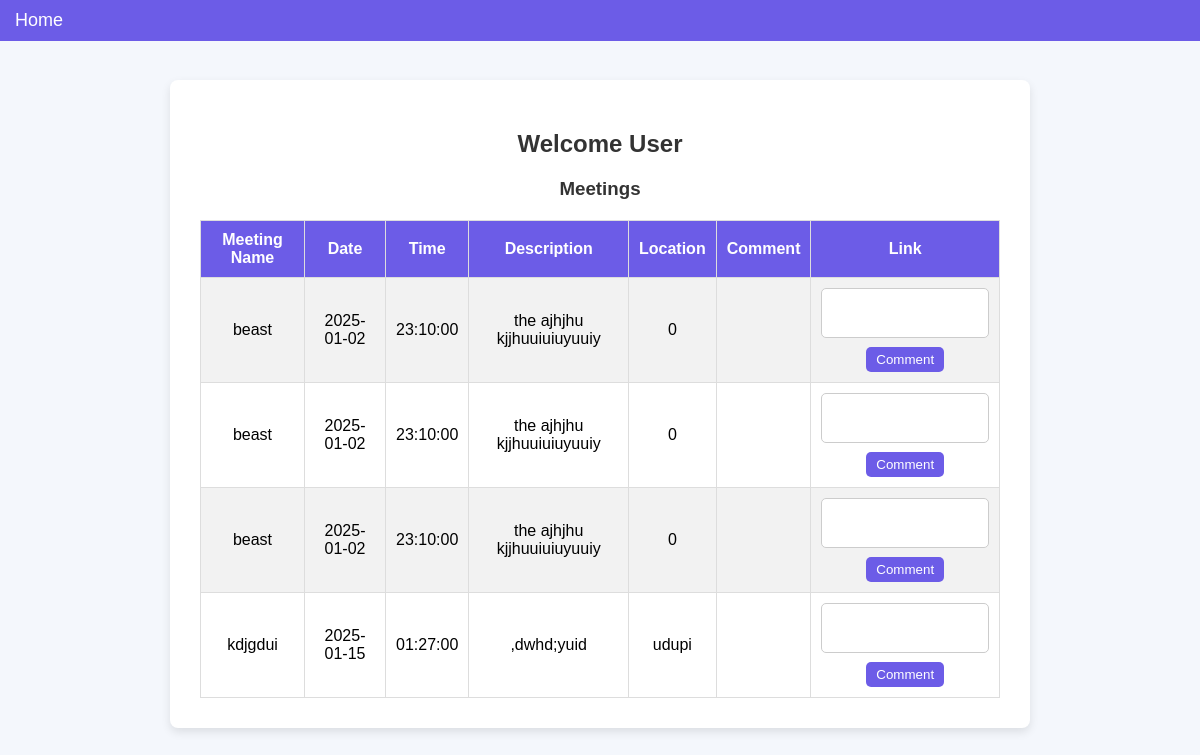
Screenshot of /user_dashboard.php (signed in) with the database file from the repository.
### tables this page shows
CREATE TABLE `meetings` (
  `meeting_id` int(12) NOT NULL,
  `meeting_name` varchar(30) NOT NULL,
  `meeting_date` date NOT NULL,
  `meeting_time` time NOT NULL,
  `des` varchar(100) NOT NULL,
  `location` varchar(40) NOT NULL,
  `link` varchar(500) NOT NULL
);

### user_dashboard.php (the view, shortened to what this page needs)
<?php
include('db_connection.php');
$sql = "SELECT meeting_name, meeting_date, meeting_time, des, location,meeting_id,link FROM meetings";
$result = mysqli_query($conn, $sql);
?>
<!DOCTYPE html>
<html lang="en">
<head>
</head>
<body>
<nav>
    <a href="index.php">Home</a>
</nav>
<div class="container">
    <h2>Welcome User</h2>
    <h3>Meetings</h3>
    <table>
        <tr>
            <th>Meeting Name</th>
            <th>Date</th>
            <th>Time</th>
            <th>Description</th>
            <th>Location</th>
            <th>Comment</th>
            <th>Link</th>
        </tr>
        <?php while ($row = mysqli_fetch_assoc($result)) { ?>
            <tr>
                <td><?= htmlspecialchars($row['meeting_name']) ?></td>
                <td><?= htmlspecialchars($row['meeting_date']) ?></td>
                <td><?= htmlspecialchars($row['meeting_time']) ?></td>
                <td><?= htmlspecialchars($row['des']) ?></td>
                <td><?= htmlspecialchars($row['location']) ?></td>
                <td><?= htmlspecialchars($row['link']) ?></td>
                <td>
    <form method="POST" action="comment.php">
        <textarea name="comment_text" required></textarea>
        <button type="submit" class="btn">Comment</button>
    </form>
</td>
            </tr>
        <?php } ?>
    </table>
</div>
</body>
</html>

### user_dashboard.php (style rules this page uses)
body { font-family: Arial, sans-serif; background-color: #f4f7fc; margin: 0; padding: 0; }
nav { width: 100%; background-color: #6c5ce7; padding: 10px 0; position: fixed; top: 0; left: 0; display: flex; justify-content: flex-start; align-items: center; z-index: 1000; }
nav a { color: white; text-decoration: none; font-size: 18px; margin-left: 15px; }
.container { background-color: #ffffff; padding: 30px; border-radius: 8px; box-shadow: 0 4px 10px rgba(0, 0, 0, 0.1); width: 90%; max-width: 800px; margin: 80px auto 0 auto; }
h2, h3 { text-align: center; color: #333; }
table { width: 100%; border-collapse: collapse; margin-top: 20px; }
table th, table td { border: 1px solid #ddd; padding: 10px; text-align: center; }
table th { background-color: #6c5ce7; color: white; }
table tr:nth-child(even) { background-color: #f2f2f2; }
table textarea { width: 100%; height: 50px; resize: none; border: 1px solid #ccc; border-radius: 5px; padding: 5px; box-sizing: border-box; }
table .btn { background-color: #6c5ce7; color: white; border: none; padding: 5px 10px; border-radius: 5px; cursor: pointer; margin-top: 5px; }

### rows the page displays
meetings: meeting_name "beast", meeting_date "2025-01-02", meeting_time "23:10:00", des "the ajhjhu kjjhuuiuiuyuuiy", location "0"
meetings: meeting_name "beast", meeting_date "2025-01-02", meeting_time "23:10:00", des "the ajhjhu kjjhuuiuiuyuuiy", location "0"
meetings: meeting_name "beast", meeting_date "2025-01-02", meeting_time "23:10:00", des "the ajhjhu kjjhuuiuiuyuuiy", location "0"
meetings: meeting_name "kdjgdui", meeting_date "2025-01-15", meeting_time "01:27:00", des ",dwhd;yuid", location "udupi"
